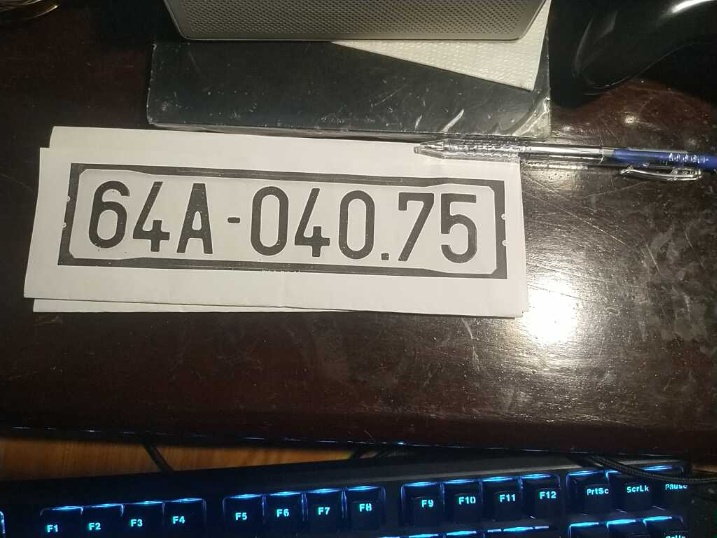
#> input picture Database/save_frame/10_image.jpg, 717 x 538 px, found by its file name
$ jupyter execute Untitled.ipynb
#> lines starting #> are read from the running program, lines starting #| are printed output that depends on the picture; after the words box and inside, x2 and y2 are one past the last pixel; in counts of white or black regions, pixels touching at a corner belong together
[cell 1]
import cv2
import numpy as np
import os
import cv2
import numpy as np
import math
import time
from shapely.geometry import Point
from shapely.geometry.polygon import Polygon
import os
from heapq import nsmallest
from skimage.filters import threshold_local
from skimage import measure
import imutils
from sklearn.cluster import KMeans

[cell 2]
def delete_bbox_overlap(indexA, indexB,list_bbox,list_bbox_Copy):
    '''
    indexA: index of bbox A
    indexB: index of bbox B
    if bbox A and bbox B overlap, detele the smallest
    '''
    bboxA = list_bbox[indexA]
    bboxB = list_bbox[indexB]
    polygon_A = Polygon(bboxA)
    polygon_B = Polygon(bboxB)
    intersec_area = polygon_A.intersection(polygon_B).area
    area_polygonA = polygon_A.area
    area_polygonB = polygon_B.area
    ratio_overlap = intersec_area / min(area_polygonA,area_polygonB)
    if ratio_overlap >= 0.3 and area_polygonA < area_polygonB:
        if bboxA in list_bbox_Copy:
            list_bbox_Copy.remove(bboxA)
    elif ratio_overlap >= 0.3 and area_polygonA > area_polygonB:
        if bboxB in list_bbox_Copy:
            list_bbox_Copy.remove(bboxB)

def remove_bbox_noise(ls_bbox):
    '''
    Remove the bboxs that is too small or have special shape.

    '''
    try:
        ls_height = []
        for bbox in ls_bbox:
            ls_height.append(bbox[3][1] - bbox[0][1])
        index_bbox = []
        mean_height = sum(ls_height)/len(ls_height)
        for index in range(len(ls_height)):
            if mean_height*1.5 >= ls_height[index] or ls_height[index] >= mean_height*0.65:
                index_bbox.append(index)
        output_bbox = []
        for i in index_bbox:
            output_bbox.append(ls_bbox[i])
        return output_bbox
    except:
        return ls_bbox

def bbox_in_boundary_image(box,image):
    '''
    Checking if bbox has coordinates outside image
    '''
    count_zero = 0
    count_right = 0
    count_bottom = 0
    count_outside = 0
    for point in box:
        if 0 in point:
            count_zero += 1
        if point[1] >= image.shape[0] -2:
            count_outside += 1
        if point[0] >= image.shape[1] -2:
            count_right += 1
        if point[0] <0 or point[1] <0:
            count_outside += 1

    if count_zero >=2 or count_bottom >= 1 or count_right >= 1 or count_outside >=1:
        return False
    else:
        return True

[cell 3]
import numpy as np
import cv2


# [73 lines left out: functions get_contour_precedence, square, sort, not called in this run]


def plate_segmentation(img_file_path):

#> called with img_file_path = '/home/duongnh/Documents/10_image.jpg'
    img = cv2.imread(img_file_path)
#> img is the input picture: shape (538, 717, 3); mean B, G, R 78.2, 83.3, 86.3
    imgray = cv2.cvtColor(img, cv2.COLOR_BGR2GRAY)
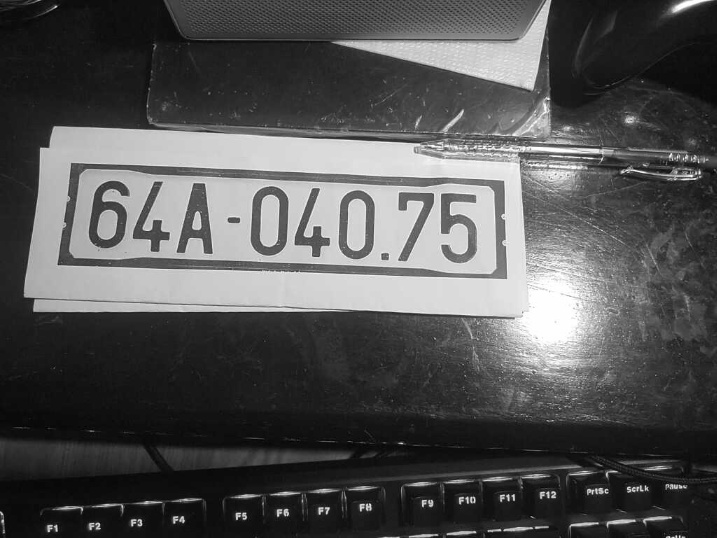
#> imgray: shape (538, 717); min 0, max 255, mean 83.6

    height = img.shape[0]
    width = img.shape[1]
    area = height * width

    scale1 = 0.004
    scale2 = 0.1
    area_condition1 = area * scale1
    area_condition2 = area * scale2
    # global thresholding
    ret1,th1 = cv2.threshold(imgray,127,255,cv2.THRESH_BINARY)
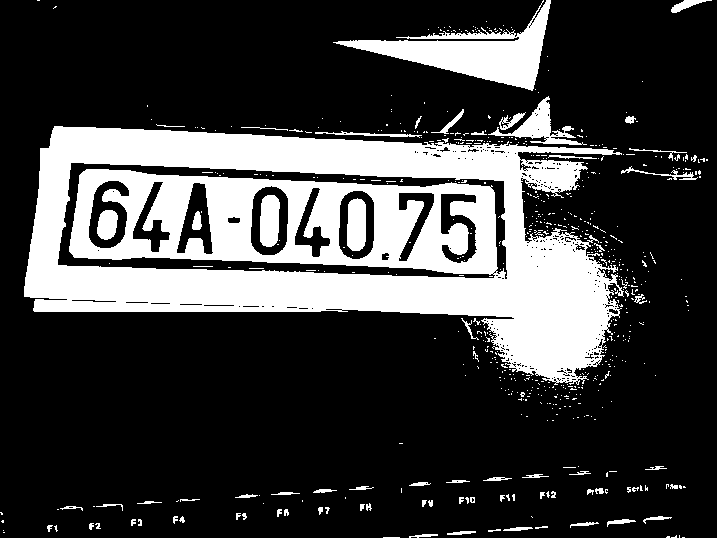
#> th1: shape (538, 717); 24.9% white; 627 white regions (553 under 20 px), largest, box (x1, y1, x2, y2) and area: (24, 126, 624, 385) 80440, (333, 0, 551, 91) 6659, (488, 96, 587, 145) 1284

    # Otsu's thresholding
    ret2,th2 = cv2.threshold(imgray,0,255,cv2.THRESH_BINARY+cv2.THRESH_OTSU)
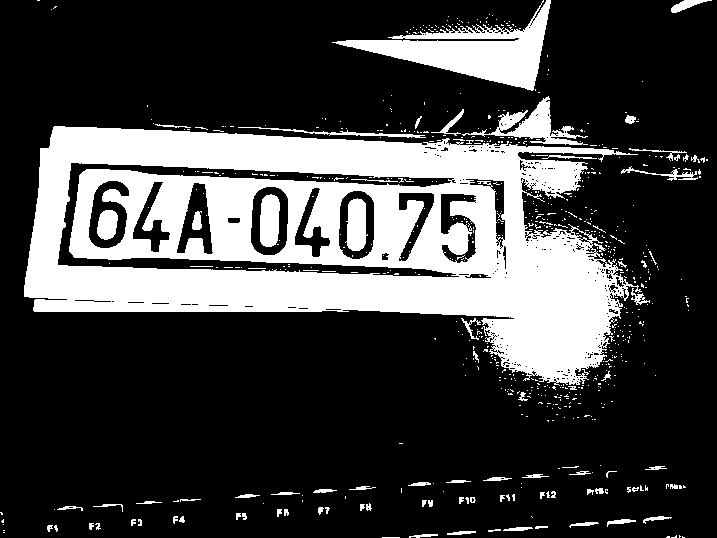
#> th2: shape (538, 717); 26% white; 687 white regions (606 under 20 px), largest, box (x1, y1, x2, y2) and area: (24, 126, 642, 386) 82862, (332, 0, 551, 91) 7093, (462, 96, 588, 145) 1755
#> ret2 = 119

    # Otsu's thresholding after Gaussian filtering
    blur = cv2.GaussianBlur(imgray,(5,5),0)
    ret3,th3 = cv2.threshold(blur,0,255,cv2.THRESH_BINARY+cv2.THRESH_OTSU)
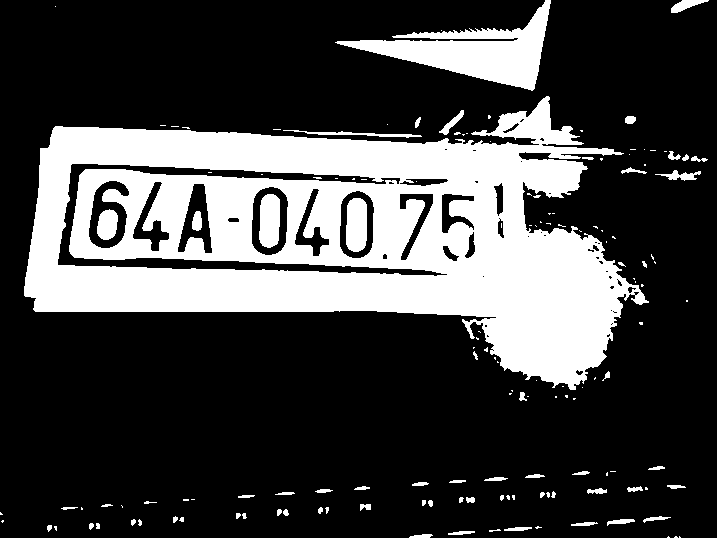
#> th3: shape (538, 717); 26.9% white; 148 white regions (87 under 20 px)
#> ret3 = 116

    contours, hierarchy = cv2.findContours(th3, cv2.RETR_TREE, cv2.CHAIN_APPROX_SIMPLE)
#> contours = 202 contours, 141 with area under 20; largest, box (x1, y1, x2, y2) and area: (24, 96, 649, 390) 105166, (335, 0, 551, 91) 6746, (57, 163, 448, 277) 6206, (251, 186, 289, 256) 2172, (339, 190, 375, 259) 2030

    # sort contours
    contours = sorted(contours, key=cv2.contourArea, reverse=True)

    cropped = []
    list_bbox = []
    for cnt in contours:
        (x,y,w,h) = cv2.boundingRect(cnt)
        if (w * h > area_condition1 and w * h < area_condition2 and w/h > 0.3 and h/w > 0.3):
            list_bbox.append([(x,y),(x + w, y), (x + w, y + h), (x, y + h)])
#> this loop made 202 passes
#> (x, y, w, h) on passes 1 to 3: (24, 96, 625, 294), (335, 0, 216, 91), (57, 163, 391, 114)
#> after the loop, list_bbox = 8 items

    print("Shape of bbox raw:",np.shape(list_bbox))
#| Shape of bbox raw: (8, 4, 2)
    list_bbox_character = list_bbox.copy()
#> list_bbox_character = 8 items
    for indexA in range(len(list_bbox) -1 ) :
        for indexB in range(indexA + 1, len(list_bbox)):
            delete_bbox_overlap(indexA, indexB, list_bbox, list_bbox_character)
#> this loop made 7 passes

    print("Shape bbox character", np.shape(list_bbox_character))
#| Shape bbox character (8, 4, 2)
    list_bbox_character = remove_bbox_noise(list_bbox_character)
#> the loop in remove_bbox_noise, `for bbox in ls_bbox:` made 8 passes
#> bbox on passes 1 to 8: [(335, 0), (551, 0), (551, 91), (335, 91)], [(251, 186), (289, 186), (289, 256), (251, 256)], [(339, 190), (375, 190), (375, 259), (339, 259)], [(88, 180), (130, 180), (130, 249), (88, 249)], [(177, 183), (213, 183), (213, 254), (177, 254)], [(132, 181), (170, 181), (170, 252), (132, 252)], [(294, 188), (330, 188), (330, 257), (294, 257)], [(399, 193), (434, 193), (434, 261), (399, 261)]
#> after the loop in remove_bbox_noise, `for bbox in ls_bbox:`: ls_height = [91, 70, 69, 69, 71, 71, 69, 68]
#> in remove_bbox_noise, `mean_height = sum(ls_height)/len(ls_height)`: mean_height = 72.25
#> the loop in remove_bbox_noise, `for index in range(len(ls_height)):` made 8 passes
#> after the loop in remove_bbox_noise, `for index in range(len(ls_height)):`: index_bbox = [0, 1, 2, 3, 4, 5, 6, 7]
#> the loop in remove_bbox_noise, `for i in index_bbox:` made 8 passes
#> after the loop in remove_bbox_noise, `for i in index_bbox:`: output_bbox = 8 items
    print("Shape output bbox character", np.shape(list_bbox_character))
#| Shape output bbox character (8, 4, 2)
    for bbox in list_bbox_character:
        if (bbox_in_boundary_image(bbox,img)):
            cv2.rectangle(img, bbox[0], bbox[2], (255, 0, 0), 2)
#> this loop made 8 passes
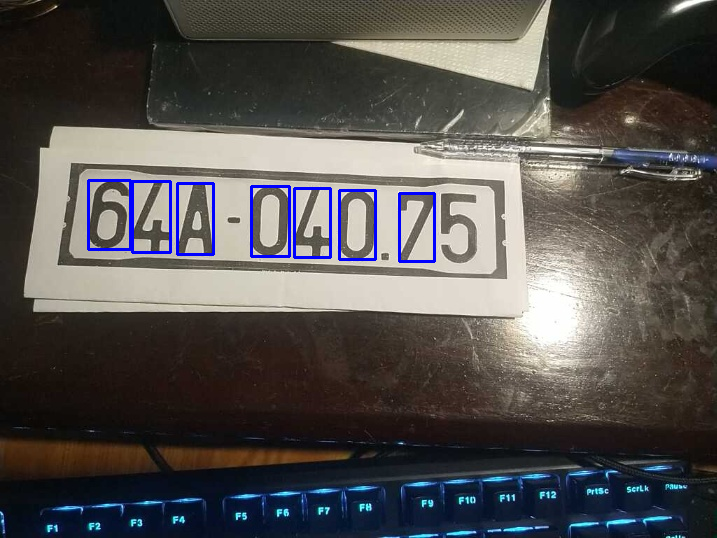
#> img: shape (538, 717, 3); 1.14% of pixels changed, all inside (x1, y1, x2, y2) = (87, 179, 436, 263)
    cv2.imwrite('detection.png', img)
    return cropped

$ run again, with Database/save_frame/105_image.jpg copied over Database/save_frame/10_image.jpg
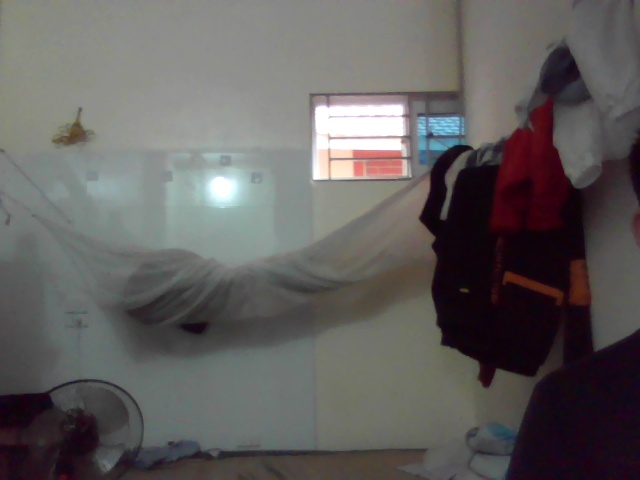
#> input picture Database/save_frame/105_image.jpg, 640 x 480 px, found by its file name
#> in plate_segmentation, img is the input picture: shape (480, 640, 3); mean B, G, R 94.3, 95.4, 98.1
#> in plate_segmentation, `ret1,th1 = cv2.threshold(imgray,127,255,cv2.THRESH_BINARY)`:
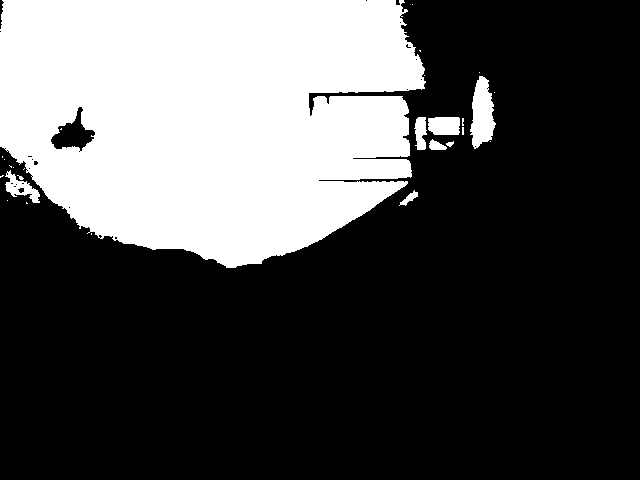
#> th1: shape (480, 640); 31.1% white; 27 white regions (19 under 20 px), largest, box (x1, y1, x2, y2) and area: (0, 0, 426, 268) 92491, (470, 76, 496, 149) 1245, (428, 117, 460, 135) 540
#> th2: shape (480, 640); 65.6% white; 36 black regions (24 under 20 px), largest, box (x1, y1, x2, y2) and area: (109, 38, 640, 480) 79535, (0, 301, 434, 480) 24459, (404, 85, 463, 109) 510
#> ret2 = 82
#> th3: shape (480, 640); 65.5% white; 17 black regions (6 under 20 px)
#> contours = 26 contours, 14 with area under 20; largest, box (x1, y1, x2, y2) and area: (0, 0, 640, 480) 195435, (596, 234, 640, 343) 3529, (122, 272, 169, 300) 622, (408, 86, 464, 106) 522, (472, 457, 507, 480) 476
#> the loop in plate_segmentation, `for cnt in contours:` made 26 passes
#> (x, y, w, h) on passes 1 to 8: (0, 0, 640, 480), (596, 234, 44, 109), (122, 272, 47, 28), (408, 86, 56, 20), (472, 457, 35, 23), (443, 152, 26, 62), (115, 391, 25, 48), (66, 123, 19, 21)
#> after the loop in plate_segmentation, `for cnt in contours:`: list_bbox = [[(596, 234), (640, 234), (640, 343), (596, 343)], [(122, 272), (169, 272), (169, 300), (122, 300)], [(443, 152), (469, 152), (469, 214), (443, 214)]]
#| Shape of bbox raw: (3, 4, 2)
#> list_bbox_character has the same summary as list_bbox
#> the loop in plate_segmentation, `for indexA in range(len(list_bbox) -1 ) :` made 2 passes
#| Shape bbox character (3, 4, 2)
#> the loop in remove_bbox_noise, `for bbox in ls_bbox:` made 3 passes
#> bbox on passes 1 to 3: [(596, 234), (640, 234), (640, 343), (596, 343)], [(122, 272), (169, 272), (169, 300), (122, 300)], [(443, 152), (469, 152), (469, 214), (443, 214)]
#> after the loop in remove_bbox_noise, `for bbox in ls_bbox:`: ls_height = [109, 28, 62]
#> mean_height = 66.33
#> the loop in remove_bbox_noise, `for index in range(len(ls_height)):` made 3 passes
#> after the loop in remove_bbox_noise, `for index in range(len(ls_height)):`: index_bbox = [0, 1, 2]
#> the loop in remove_bbox_noise, `for i in index_bbox:` made 3 passes
#> after the loop in remove_bbox_noise, `for i in index_bbox:`: output_bbox has the same summary as list_bbox in plate_segmentation
#| Shape output bbox character (3, 4, 2)
#> the loop in plate_segmentation, `for bbox in list_bbox_character:` made 3 passes
#> after the loop in plate_segmentation, `for bbox in list_bbox_character:`:
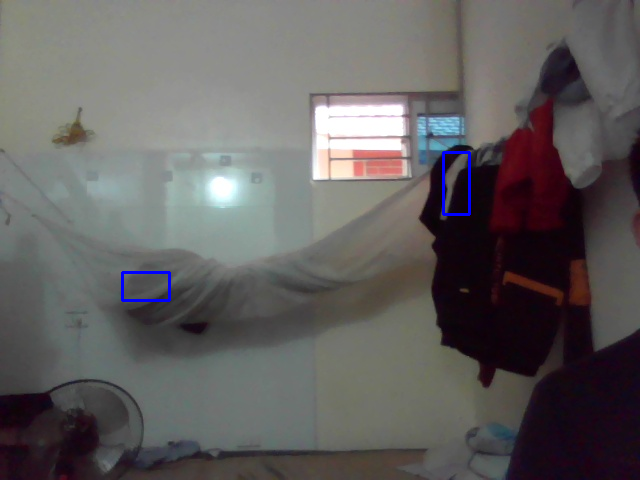
#> img: shape (480, 640, 3); 0.32% of pixels changed, all inside (x1, y1, x2, y2) = (121, 151, 471, 302)

$ run again, with Database/save_frame/112_image.jpg copied over Database/save_frame/10_image.jpg
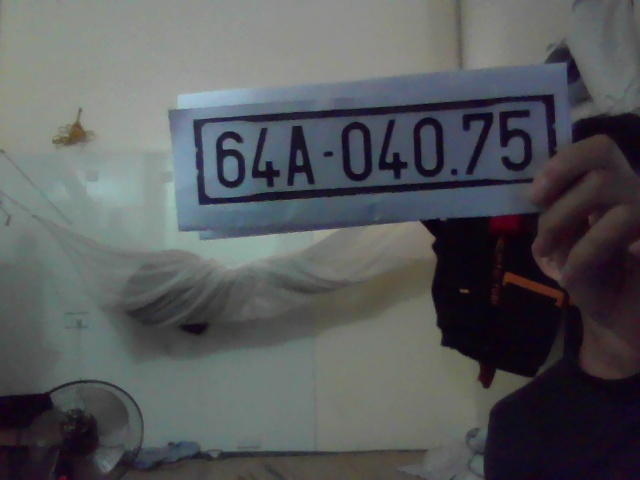
#> input picture Database/save_frame/112_image.jpg, 640 x 480 px, found by its file name
#> in plate_segmentation, img is the input picture: shape (480, 640, 3); mean B, G, R 91.9, 89.7, 87.2
#> in plate_segmentation, `ret1,th1 = cv2.threshold(imgray,127,255,cv2.THRESH_BINARY)`:
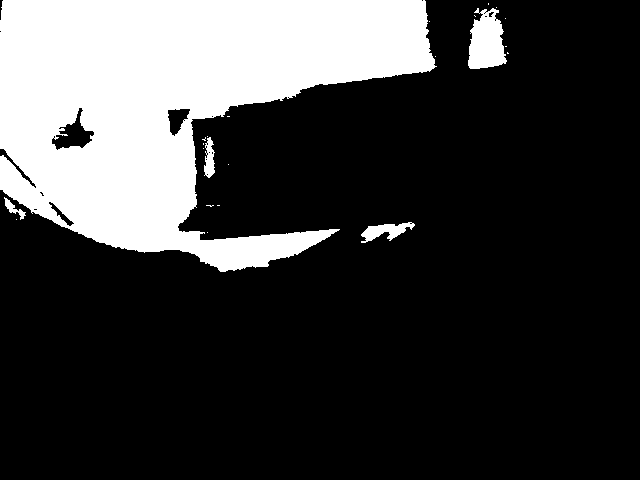
#> th1: shape (480, 640); 23.3% white; 23 white regions (18 under 20 px), largest, box (x1, y1, x2, y2) and area: (0, 0, 437, 272) 68860, (468, 8, 507, 69) 1709, (361, 222, 415, 243) 542, (204, 137, 215, 178) 297, (4, 197, 26, 220) 151
#> th2: shape (480, 640); 64.1% white; 55 black regions (46 under 20 px), largest, box (x1, y1, x2, y2) and area: (194, 93, 640, 480) 78240, (0, 324, 428, 480) 21058, (116, 283, 316, 355) 7480
#> ret2 = 77
#> th3: shape (480, 640); 62.1% white; 16 black regions (3 under 20 px)
#> ret3 = 79
#> contours = 33 contours, 12 with area under 20; largest, box (x1, y1, x2, y2) and area: (0, 0, 640, 480) 189745, (113, 282, 334, 356) 8659, (201, 119, 345, 198) 8178, (545, 41, 595, 111) 1377, (215, 130, 247, 189) 1315
#> the loop in plate_segmentation, `for cnt in contours:` made 33 passes
#> (x, y, w, h) on passes 1 to 8: (0, 0, 640, 480), (113, 282, 221, 74), (201, 119, 144, 79), (545, 41, 50, 70), (215, 130, 32, 59), (250, 126, 33, 64), (83, 384, 58, 65), (276, 279, 73, 18)
#> after the loop in plate_segmentation, `for cnt in contours:`: list_bbox = 6 items
#| Shape of bbox raw: (6, 4, 2)
#> the loop in plate_segmentation, `for indexA in range(len(list_bbox) -1 ) :` made 5 passes
#| Shape bbox character (4, 4, 2)
#> the loop in remove_bbox_noise, `for bbox in ls_bbox:` made 4 passes
#> bbox on passes 1 to 4: [(113, 282), (334, 282), (334, 356), (113, 356)], [(201, 119), (345, 119), (345, 198), (201, 198)], [(545, 41), (595, 41), (595, 111), (545, 111)], [(83, 384), (141, 384), (141, 449), (83, 449)]
#> after the loop in remove_bbox_noise, `for bbox in ls_bbox:`: ls_height = [74, 79, 70, 65]
#> mean_height = 72
#> the loop in remove_bbox_noise, `for index in range(len(ls_height)):` made 4 passes
#> after the loop in remove_bbox_noise, `for index in range(len(ls_height)):`: index_bbox = [0, 1, 2, 3]
#> the loop in remove_bbox_noise, `for i in index_bbox:` made 4 passes
#> after the loop in remove_bbox_noise, `for i in index_bbox:`: output_bbox = [[(113, 282), (334, 282), (334, 356), (113, 356)], [(201, 119), (345, 119), (345, 198), (201, 198)], [(545, 41), (595, 41), (595, 111), (545, 111)], [(83, 384), (141, 384), (141, 449), (83, 449)]]
#> in plate_segmentation, `list_bbox_character = remove_bbox_noise(list_bbox_character)`: list_bbox_character has the same summary as output_bbox in remove_bbox_noise
#| Shape output bbox character (4, 4, 2)
#> the loop in plate_segmentation, `for bbox in list_bbox_character:` made 4 passes
#> after the loop in plate_segmentation, `for bbox in list_bbox_character:`:
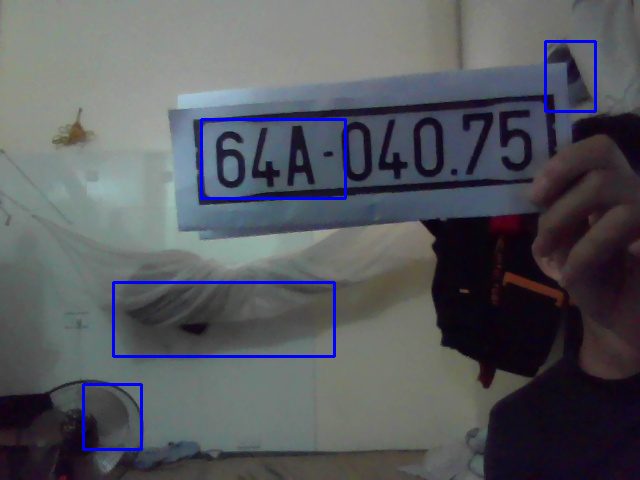
#> img: shape (480, 640, 3); 1.48% of pixels changed, all inside (x1, y1, x2, y2) = (82, 40, 597, 451)
